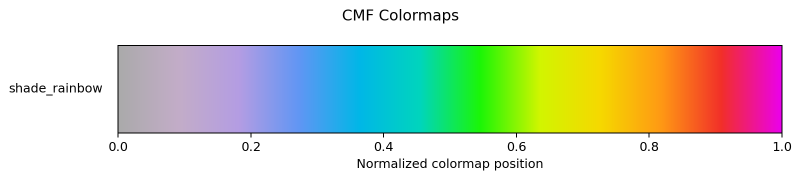
#> input picture examples/colormap_gallery.png, 1601 x 359 px (shown at 1/2 size)
$ python combine_panels.py ../../examples/colormap_gallery.png --output out.png
#> lines starting #> are read from the running program, lines starting #| are printed output that depends on the picture
#> in main, source is the input picture: PIL image 1601x359 RGBA; mean R, G, B, A 207.9, 215.7, 197.3, 255
#!/usr/bin/env python3
"""Arrange rendered panel images into one complete Figure image."""

from __future__ import annotations

import argparse
import json
import math
import os
from pathlib import Path
import tempfile

from PIL import Image, ImageColor


def arrange_panels(images: list[Image.Image], layout: str, columns: int,
                   gap: int, margin: int, background: tuple[int, int, int],
                   map_layouts: list[dict] | None = None,
                   ) -> Image.Image:
    """Compose existing images without changing their scientific content."""
#> called with layout = 'horizontal', columns = 2, gap = 24, margin = 24, background = (255, 255, 255)
    if layout == "horizontal":
        cell_widths = [image.width for image in images]
#> cell_widths = [1601]
        cell_heights = [max(image.height for image in images)]
#> cell_heights = [359]
        positions = []
        x = margin
        for image in images:
            positions.append((x, None))
            x += image.width + gap
#> this loop made 1 pass
#> x on pass 1: 1649
#> after the loop, positions = 1 item; x = 1649
        width = sum(cell_widths) + gap * (len(images) - 1) + 2 * margin
#> width = 1649
        height = cell_heights[0] + 2 * margin
#> height = 407
        positions = [(x, margin + (height - 2 * margin - image.height) // 2)
                     for (x, _), image in zip(positions, images)]
#> positions = [(24, 24)]
    elif layout == "vertical":
        cell_widths = [max(image.width for image in images)]
        positions = []
        y = margin
        for image in images:
            positions.append((None, y))
            y += image.height + gap
        width = cell_widths[0] + 2 * margin
        height = sum(image.height for image in images) + gap * (len(images) - 1) + 2 * margin
        positions = [(margin + (width - 2 * margin - image.width) // 2, y)
                     for (_, y), image in zip(positions, images)]
    else:
        if map_layouts is not None and layout != "grid":
            raise ValueError("map-area alignment is supported only for grid layouts")
        column_count = min(columns, len(images))
        row_count = math.ceil(len(images) / column_count)
        if map_layouts is not None:
            if len(map_layouts) != len(images) or any(item is None for item in map_layouts):
                raise ValueError("every panel must contain cama_map_layout PNG metadata")
            extents = [item["extent"] for item in map_layouts]
            reference_extent = extents[0]
            if any(len(extent) != 4 or any(
                    not math.isclose(value, reference, rel_tol=0, abs_tol=1e-9)
                    for value, reference in zip(extent, reference_extent))
                   for extent in extents[1:]):
                raise ValueError("map panels have different geographic extents")
            bounds = [item["bounds_px"] for item in map_layouts]
            widths = [item[2] for item in bounds]
            heights = [item[3] for item in bounds]
            if max(widths) - min(widths) > 0.1 or max(heights) - min(heights) > 0.1:
                raise ValueError("map panels have different physical map-area sizes")
            map_width, map_height = round(widths[0]), round(heights[0])
            left_margins = [0] * column_count
            right_margins = [0] * column_count
            top_margins = [0] * row_count
            bottom_margins = [0] * row_count
            for index, (image, box) in enumerate(zip(images, bounds)):
                row, column = divmod(index, column_count)
                x, y, _, _ = (round(value) for value in box)
                left_margins[column] = max(left_margins[column], x)
                right_margins[column] = max(
                    right_margins[column], image.width - x - map_width,
                )
                top_margins[row] = max(top_margins[row], y)
                bottom_margins[row] = max(
                    bottom_margins[row], image.height - y - map_height,
                )
            cell_widths = [left + map_width + right
                           for left, right in zip(left_margins, right_margins)]
            cell_heights = [top + map_height + bottom
                            for top, bottom in zip(top_margins, bottom_margins)]
            x_offsets = [margin]
            y_offsets = [margin]
            for cell_width in cell_widths[:-1]:
                x_offsets.append(x_offsets[-1] + cell_width + gap)
            for cell_height in cell_heights[:-1]:
                y_offsets.append(y_offsets[-1] + cell_height + gap)
            width = sum(cell_widths) + gap * (column_count - 1) + 2 * margin
            height = sum(cell_heights) + gap * (row_count - 1) + 2 * margin
            positions = []
            for index, box in enumerate(bounds):
                row, column = divmod(index, column_count)
                x, y = round(box[0]), round(box[1])
                positions.append((x_offsets[column] + left_margins[column] - x,
                                  y_offsets[row] + top_margins[row] - y))
        else:
            cell_widths = [0] * column_count
            cell_heights = [0] * row_count
            for index, image in enumerate(images):
                row, column = divmod(index, column_count)
                cell_widths[column] = max(cell_widths[column], image.width)
                cell_heights[row] = max(cell_heights[row], image.height)
            x_offsets = [margin]
            y_offsets = [margin]
            for cell_width in cell_widths[:-1]:
                x_offsets.append(x_offsets[-1] + cell_width + gap)
            for cell_height in cell_heights[:-1]:
                y_offsets.append(y_offsets[-1] + cell_height + gap)
            width = sum(cell_widths) + gap * (column_count - 1) + 2 * margin
            height = sum(cell_heights) + gap * (row_count - 1) + 2 * margin
            positions = []
            for index, image in enumerate(images):
                row, column = divmod(index, column_count)
                x = x_offsets[column] + (cell_widths[column] - image.width) // 2
                y = y_offsets[row] + (cell_heights[row] - image.height) // 2
                positions.append((x, y))

    canvas = Image.new("RGB", (width, height), background)
#> canvas: PIL image 1649x407 RGB; every value is 255
    for image, position in zip(images, positions):
        canvas.paste(image.convert("RGB"), position)
#> this loop made 1 pass
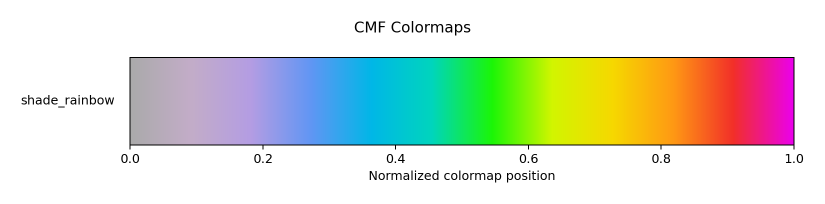
#> canvas: PIL image 1649x407 RGB (shown at 1/2 size); mean R, G, B 214.6, 221.3, 205.6
    return canvas


def fit_image(image: Image.Image, max_width: float, max_height: float,
              dpi: int) -> Image.Image:
    """Scale the complete composite proportionally to its inch limits."""
#> called with max_width = 0, max_height = 0, dpi = 200
    max_pixels_width = math.floor(max_width * dpi) if max_width > 0 else image.width
#> max_pixels_width = 1649
    max_pixels_height = math.floor(max_height * dpi) if max_height > 0 else image.height
#> max_pixels_height = 407
    scale = min(1.0, max_pixels_width / image.width, max_pixels_height / image.height)
#> scale = 1
    target = (max(1, math.floor(image.width * scale)),
              max(1, math.floor(image.height * scale)))
#> target = (1649, 407)
    if target == image.size:
        return image
    resized = image.resize(target, Image.Resampling.LANCZOS)
    image.close()
    return resized


def pad_image(image: Image.Image, figure_width: float, figure_height: float,
              dpi: int, background: tuple[int, int, int]) -> Image.Image:
    """Place the composition on an exact-size canvas without scaling panels."""
    target_width = math.floor(figure_width * dpi + 0.5) if figure_width > 0 else image.width
    target_height = math.floor(figure_height * dpi + 0.5) if figure_height > 0 else image.height
    if target_width < image.width or target_height < image.height:
        raise ValueError(
            "panel composition exceeds the requested figure dimensions; "
            "increase FIG_WIDTH/FIG_HEIGHT or reduce panel spacing"
        )
    if (target_width, target_height) == image.size:
        return image
    canvas = Image.new("RGB", (target_width, target_height), background)
    canvas.paste(image, ((target_width - image.width) // 2,
                         (target_height - image.height) // 2))
    image.close()
    return canvas


def parse_args() -> argparse.Namespace:
    parser = argparse.ArgumentParser(description=__doc__)
    parser.add_argument("inputs", nargs="+", type=Path, help="Panel PNGs in display order")
    parser.add_argument("--output", required=True, type=Path, help="Combined Figure PNG")
    parser.add_argument("--layout", choices=("horizontal", "vertical", "grid"),
                        default="horizontal")
    parser.add_argument("--columns", type=int, default=2,
                        help="Grid columns; used only with --layout grid")
    parser.add_argument("--align-map-areas", action="store_true",
                        help="Align map axes from cama_map_layout PNG metadata; grid only")
    parser.add_argument("--gap", type=int, default=24, help="Space between panels in pixels")
    parser.add_argument("--margin", type=int, default=24, help="Outer margin in pixels")
    parser.add_argument("--background", default="white", help="Canvas background color")
    parser.add_argument("--figure-width", type=float, default=0.0,
                        help="Exact complete-Figure width in inches; 0 is automatic")
    parser.add_argument("--figure-height", type=float, default=0.0,
                        help="Exact complete-Figure height in inches; 0 is automatic")
    # Keep the original post-render bounds available for backward compatibility.
    parser.add_argument("--max-width", type=float, default=0.0,
                        help="Legacy maximum complete-image width in inches")
    parser.add_argument("--max-height", type=float, default=0.0,
                        help="Legacy maximum complete-image height in inches")
    parser.add_argument("--dpi", type=int, default=200)
    args = parser.parse_args()
    if args.gap < 0 or args.margin < 0:
        parser.error("--gap and --margin must be non-negative")
    if args.layout == "grid" and args.columns < 1:
        parser.error("--columns must be positive")
    if args.align_map_areas and args.layout != "grid":
        parser.error("--align-map-areas requires --layout grid")
    if args.dpi < 1:
        parser.error("--dpi must be positive")
    if (not math.isfinite(args.max_width) or not math.isfinite(args.max_height) or
            args.max_width < 0 or args.max_height < 0):
        parser.error("--max-width and --max-height must be finite and non-negative")
    if (not math.isfinite(args.figure_width) or not math.isfinite(args.figure_height) or
            args.figure_width < 0 or args.figure_height < 0):
        parser.error("--figure-width and --figure-height must be finite and non-negative")
    if ((args.figure_width > 0 or args.figure_height > 0) and
            (args.max_width > 0 or args.max_height > 0)):
        parser.error("--figure-* cannot be combined with legacy --max-* bounds")
    try:
        ImageColor.getrgb(args.background)
    except ValueError as exc:
        parser.error(f"invalid --background color: {exc}")
    return args


def main() -> None:
    args = parse_args()
    args.output.parent.mkdir(parents=True, exist_ok=True)
    background = ImageColor.getrgb(args.background)[:3]
    try:
        panels = []
        map_layouts = []
        for path in args.inputs:
            with Image.open(path) as source:
                source.load()
                raw_layout = source.info.get("cama_map_layout")
                map_layouts.append(json.loads(raw_layout) if raw_layout else None)
                panels.append(source.convert("RGB"))
        combined = arrange_panels(
            panels, args.layout, args.columns, args.gap, args.margin, background,
            map_layouts if args.align_map_areas else None)
        if args.figure_width > 0 or args.figure_height > 0:
            combined = pad_image(combined, args.figure_width, args.figure_height,
                                 args.dpi, background)
        else:
            combined = fit_image(combined, args.max_width, args.max_height, args.dpi)
        with tempfile.TemporaryDirectory(prefix=".combine-panels-",
                                         dir=args.output.parent) as temp_dir:
            temporary_output = Path(temp_dir) / "combined.png"
            combined.save(temporary_output, format="PNG", dpi=(args.dpi, args.dpi))
            os.replace(temporary_output, args.output)
        print(f"Wrote {args.output}: {combined.width} x {combined.height} px at {args.dpi} dpi")
#| Wrote out.png: 1649 x 407 px at 200 dpi
        combined.close()
        for panel in panels:
            panel.close()
#> this loop made 1 pass
    except (OSError, ValueError) as exc:
        raise SystemExit(f"ERROR: cannot combine panel images: {exc}") from exc


if __name__ == "__main__":
    main()

$ run again, on visualization/cmf_colormap/examples/colormap_gallery.png
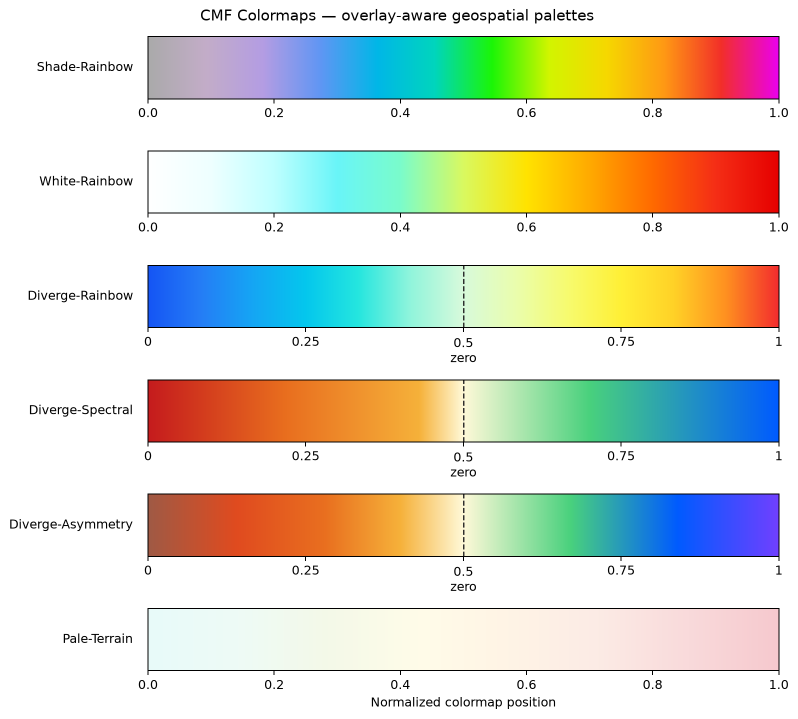
#> input picture visualization/cmf_colormap/examples/colormap_gallery.png, 1595 x 1437 px (shown at 1/2 size)
#> in main, source is the input picture: PIL image 1595x1437 RGBA; mean R, G, B, A 218.3, 219.2, 205.4, 255
#> cell_widths = [1595]
#> cell_heights = [1437]
#> the loop in arrange_panels, `for image in images:` made 1 pass
#> x on pass 1: 1643
#> after the loop in arrange_panels, `for image in images:`: positions = 1 item; x = 1643
#> height = 1485
#> in arrange_panels, `positions = [(x, margin + (height - 2 * margin - image.height) // 2) f..`: positions = [(24, 24)]
#> the loop in arrange_panels, `for image, position in zip(images, positions):` made 1 pass
#> after the loop in arrange_panels, `for image, position in zip(images, positions):`:
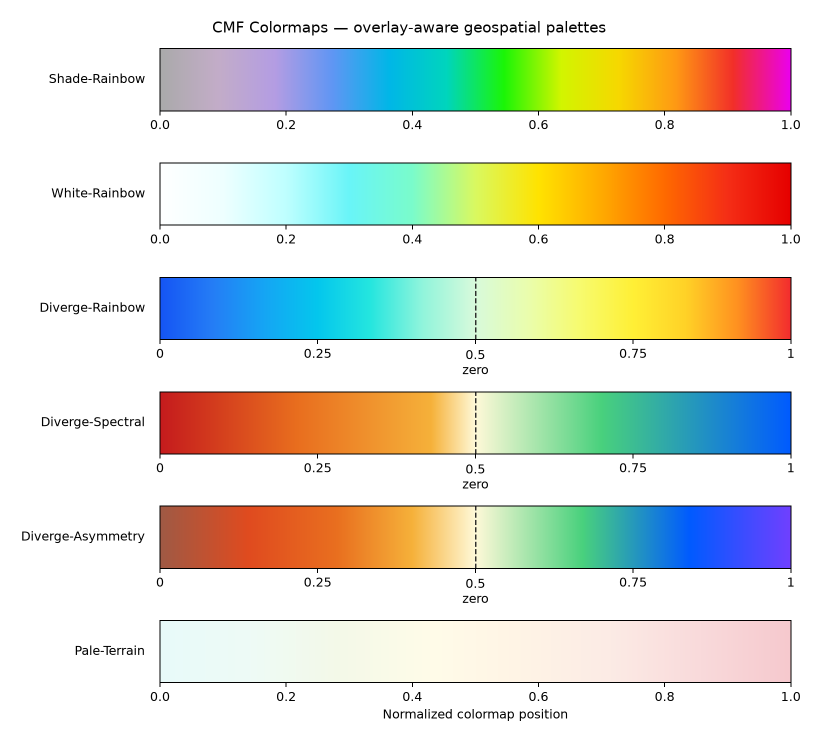
#> canvas: PIL image 1643x1485 RGB (shown at 1/2 size); mean R, G, B 220.5, 221.4, 208.4
#| Wrote out.png: 1643 x 1485 px at 200 dpi
#> the loop in main, `for panel in panels:` made 1 pass

$ run again, on visualization/cmf_colormap/examples/diverge_asymmetry_detailed.png
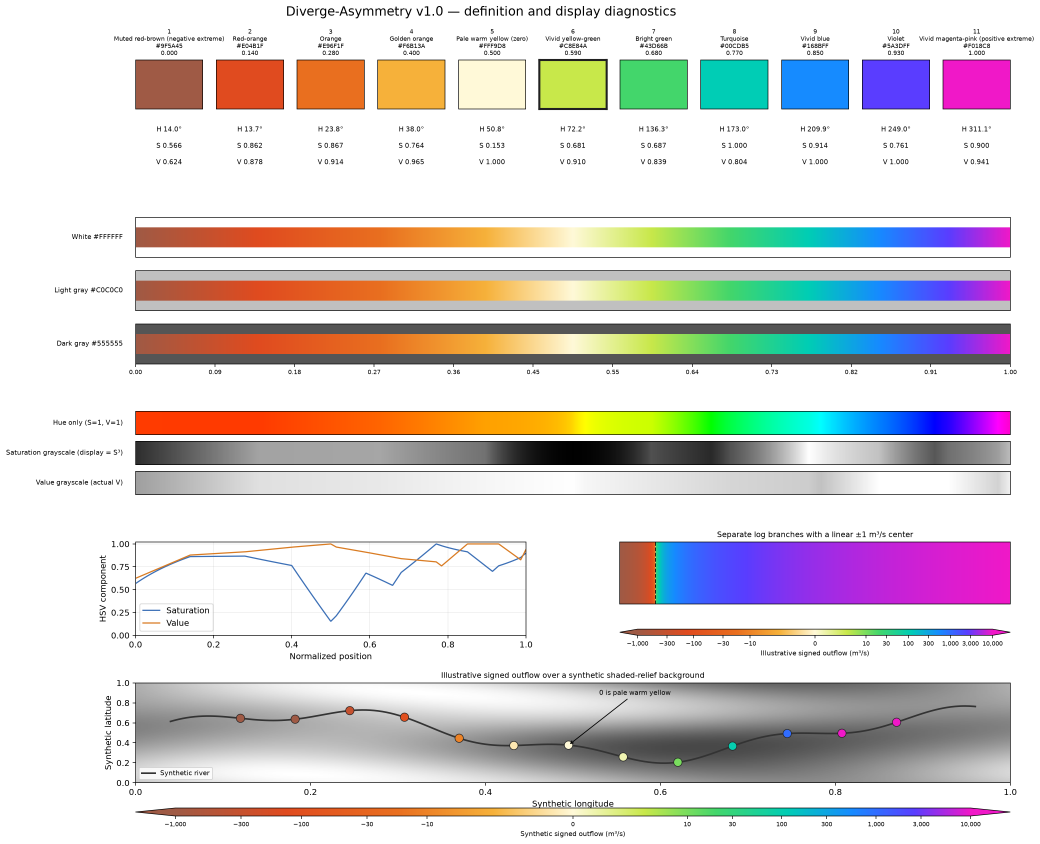
#> input picture visualization/cmf_colormap/examples/diverge_asymmetry_detailed.png, 3120 x 2531 px (shown at 1/3 size)
#> in main, source is the input picture: PIL image 3120x2531 RGBA; mean R, G, B, A 216.7, 211.8, 212, 255
#> cell_widths = [3120]
#> cell_heights = [2531]
#> the loop in arrange_panels, `for image in images:` made 1 pass
#> x on pass 1: 3168
#> after the loop in arrange_panels, `for image in images:`: positions = 1 item; x = 3168
#> height = 2579
#> in arrange_panels, `positions = [(x, margin + (height - 2 * margin - image.height) // 2) f..`: positions = [(24, 24)]
#> the loop in arrange_panels, `for image, position in zip(images, positions):` made 1 pass
#> after the loop in arrange_panels, `for image, position in zip(images, positions):`:
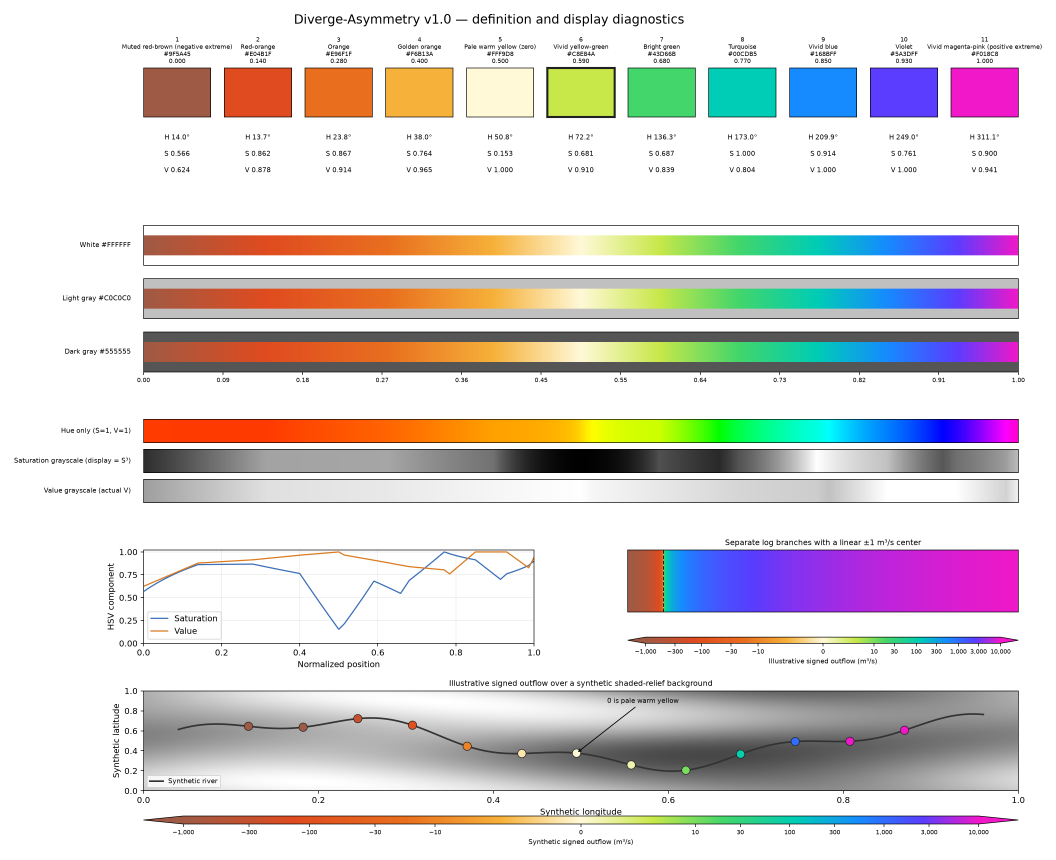
#> canvas: PIL image 3168x2579 RGB (shown at 1/3 size); mean R, G, B 218, 213.2, 213.5
#| Wrote out.png: 3168 x 2579 px at 200 dpi
#> the loop in main, `for panel in panels:` made 1 pass
